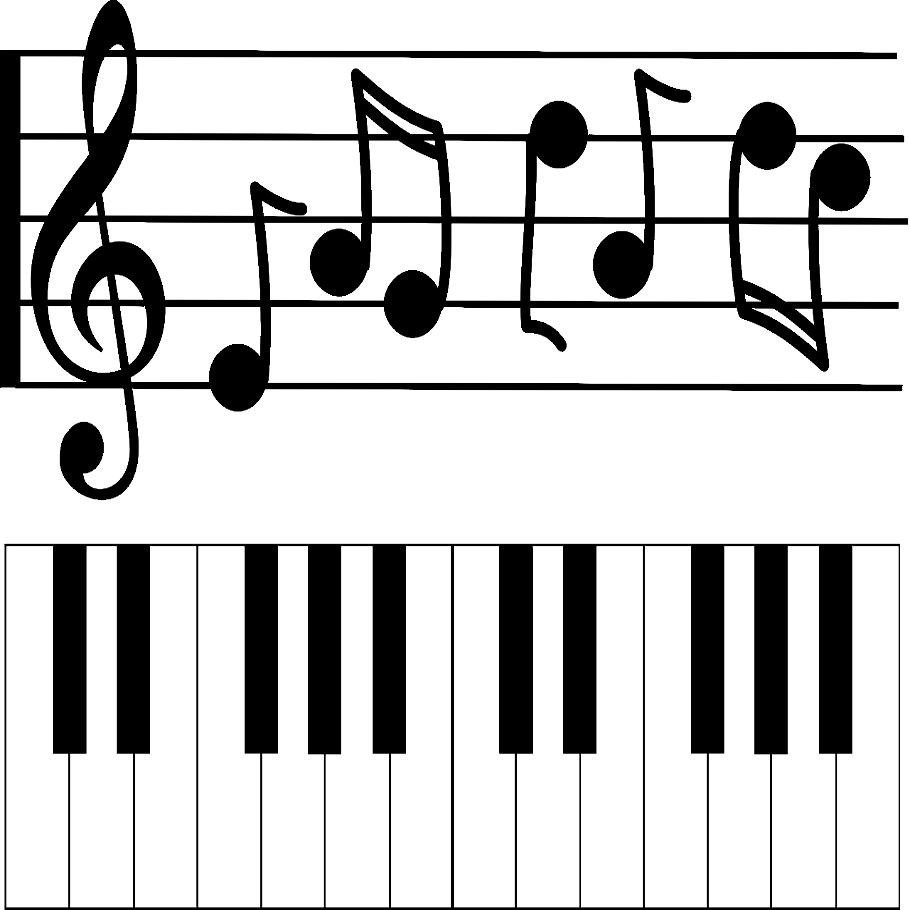
//> input picture day_7/cpp/music_notes/data/keys.png, 910 x 910 px
$ ./music_notes ../data/keys.png   (built with g++ and OpenCV 4)
//> lines starting //> are read from the running program, lines starting //| are printed output that depends on the picture; after the words box and inside, x2 and y2 are one past the last pixel; in counts of white or black regions, pixels touching at a corner belong together
/**
 * @file music_notes.cpp
 * @brief Illustrates Extraction and Removal of Horizontal Lines using Morphological Operations: Erosion and Dilation in OpenCV
 * @author opencv_daily
 * Contact: opencvdaily@gmail.com
 */


#include <opencv2/core.hpp>
#include <opencv2/imgproc.hpp>
#include <opencv2/highgui.hpp>
#include <iostream>

void show_wait_destroy(const char* winname, cv::Mat img);

using namespace std;
using namespace cv;

// Tutorial Available at:
// https://docs.opencv.org/3.4/dd/dd7/tutorial_morph_lines_detection.html

int main(int argc, char** argv)
{
  CommandLineParser parser(argc, argv, "{@input | notes.png | input image}");
  Mat src = imread( parser.get<String>("@input"), IMREAD_COLOR);
//> src is the input picture: 910 rows x 910 cols, CV_8UC3; min 0, max 255, mean 201.5
  if (src.empty())
  {
    cout << "Could not open or find the image!\n" << endl;
    cout << "Usage: " << argv[0] << " <Input image>" << endl;
    return -1;
  }

  // Show source image
  imshow("src", src);

  // Transform source image to gray if it is not already
  Mat gray;
  if (src.channels() == 3)
  {
    cvtColor(src, gray, COLOR_BGR2GRAY);
  }
  else
  {
    gray = src;
  }
  // Show gray image
  imshow("gray", src);
  // waitKey(0);
  // show_wait_destroy("gray", gray);

  // Apply adaptiveThreshold at the bitwise_not of gray, notice the ~ symbol
  Mat bw;
  adaptiveThreshold(~gray, bw, 255, ADAPTIVE_THRESH_MEAN_C, THRESH_BINARY, 15, -2);
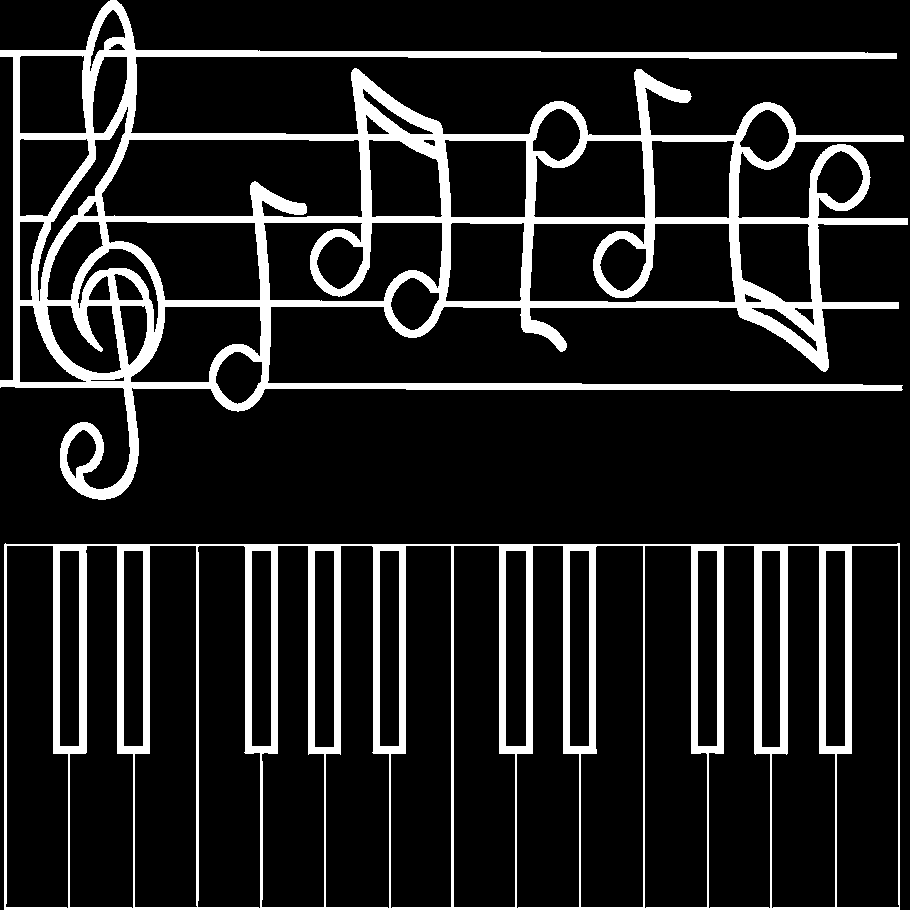
//> bw: 910 rows x 910 cols, CV_8UC1; 14.1% white; 2 white regions, box (x1, y1, x2, y2) and area: (0, 0, 908, 500) 72039, (4, 543, 900, 910) 44515

  Mat bw2;
  cv::threshold(gray, bw2, 15, 255, THRESH_BINARY);
//> bw2: 910 rows x 910 cols, CV_8UC1; 79.9% white; 2 black regions, box (x1, y1, x2, y2) and area: (0, 0, 908, 500) 89807, (5, 544, 900, 910) 77018
  imshow("Binary", bw);
  imshow("Binary2", bw2);
  imshow("Binary3", ~bw2);
  // waitKey(0);

  bw = ~bw2;

  // Show binary image
  // show_wait_destroy("binary", bw);

  // Create the images that will use to extract the horizontal and vertical lines
  Mat horizontal = bw.clone();
  Mat vertical = bw.clone();

  // Specify size on horizontal axis
  int horizontal_size = horizontal.cols / 100;
//> horizontal_size = 9

  // Create structure element for extracting horizontal lines through morphology operations
  Mat horizontalStructure = getStructuringElement(MORPH_RECT, Size(horizontal_size, 1));
//> horizontalStructure = [1, 1, 1, 1, 1, 1, 1, 1, 1]

  // Apply morphology operations
  erode(horizontal, horizontal, horizontalStructure, Point(-1, -1));
  dilate(horizontal, horizontal, horizontalStructure, Point(-1, -1));
//> horizontal: 910 rows x 910 cols, CV_8UC1; 19.4% white; 11 white regions (4 under 20 px), largest, box (x1, y1, x2, y2) and area: (0, 1, 908, 411) 85210, (5, 544, 900, 754) 70157, (60, 423, 138, 499) 2827

  // Show extracted horizontal lines
  imshow("horizontal", horizontal);
  // show_wait_destroy("horizontal", horizontal);

  // Specify size on vertical axis
  int vertical_size = vertical.rows / 100;
//> vertical_size = 9

  cout << "vertical.rows: " << vertical.rows << endl;
//| vertical.rows: 910
  cout << "vertical_size: " << vertical_size << endl;
//| vertical_size: 9

  // Create structure element for extracting vertical lines through morphology operations
  Mat verticalStructure = getStructuringElement(MORPH_RECT, Size(1, vertical_size));
//> verticalStructure = [1, 1, 1, 1, 1, 1, 1, 1, 1]

  // Apply morphology operations
  erode(vertical, vertical, verticalStructure, Point(-1, -1));
  dilate(vertical, vertical, verticalStructure, Point(-1, -1));
//> vertical: 910 rows x 910 cols, CV_8UC1; 17% white; 22 white regions, largest, box (x1, y1, x2, y2) and area: (31, 0, 165, 500) 20575, (729, 102, 870, 371) 11624, (310, 69, 451, 338) 11611

  // Show extracted vertical lines
  imshow("vertical", vertical);
  // show_wait_destroy("vertical", vertical);

  // Inverse vertical image
  bitwise_not(vertical, vertical);
  // show_wait_destroy("vertical_bit", vertical);
  imshow("vertical_bit", vertical);
  waitKey(0);

  // Extract edges and smooth image according to the logic
  // 1. extract edges
  // 2. dilate(edges)
  // 3. src.copyTo(smooth)
  // 4. blur smooth img
  // 5. smooth.copyTo(src, edges)

  // Step 1
  Mat edges;
  adaptiveThreshold(vertical, edges, 255, ADAPTIVE_THRESH_MEAN_C, THRESH_BINARY, 3, -2);
//> edges: 910 rows x 910 cols, CV_8UC1; 2.5% white in thin lines or dots
  imshow("edges", edges);
  // show_wait_destroy("edges", edges);

  // Step 2
  Mat kernel = Mat::ones(2, 2, CV_8UC1);
  dilate(edges, edges, kernel);
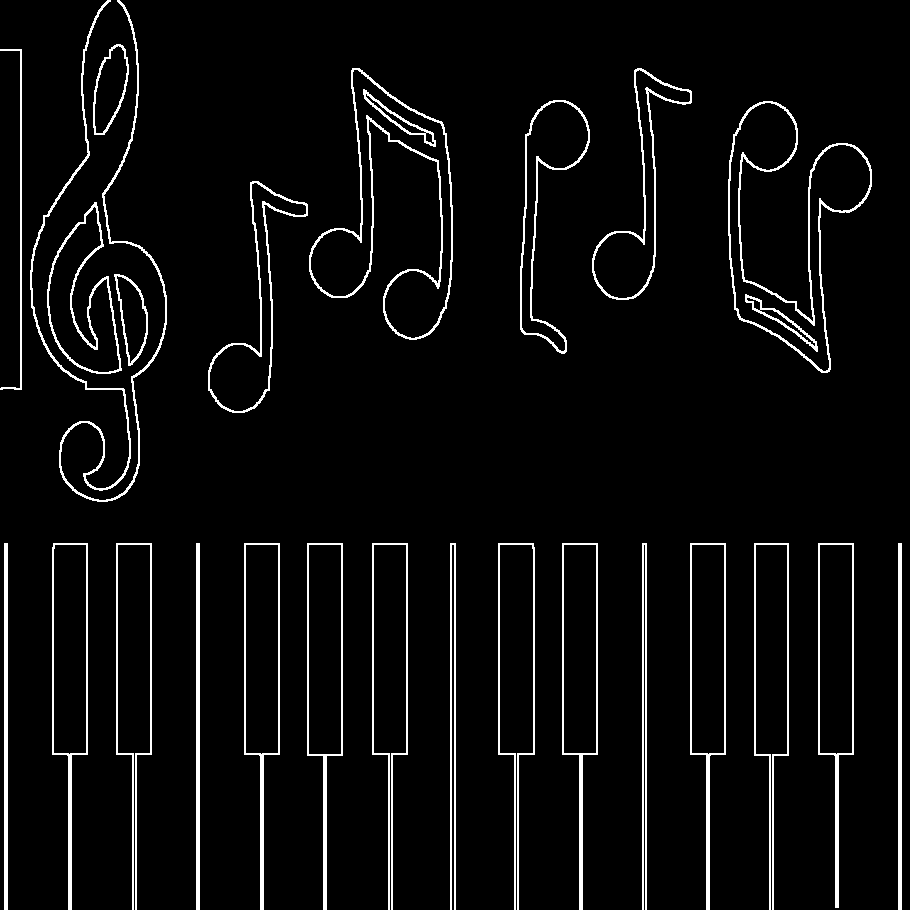
//> edges: 910 rows x 910 cols, CV_8UC1; 4.9% white in thin lines or dots
  // show_wait_destroy("dilate", edges);
  imshow("dilate", edges);

  // Step 3
  Mat smooth;
  vertical.copyTo(smooth);

  // Step 4
  blur(smooth, smooth, Size(2, 2));
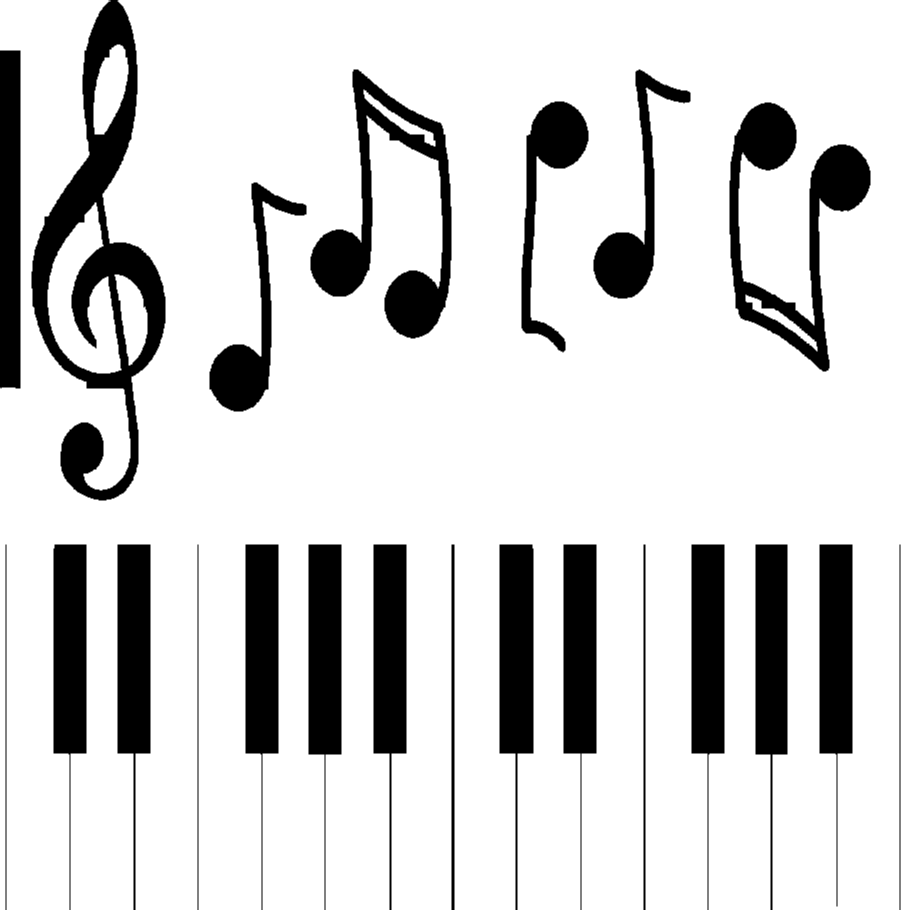
//> smooth: 910 rows x 910 cols, CV_8UC1; min 0, max 255, mean 211.6

  // Step 5
  smooth.copyTo(vertical, edges);
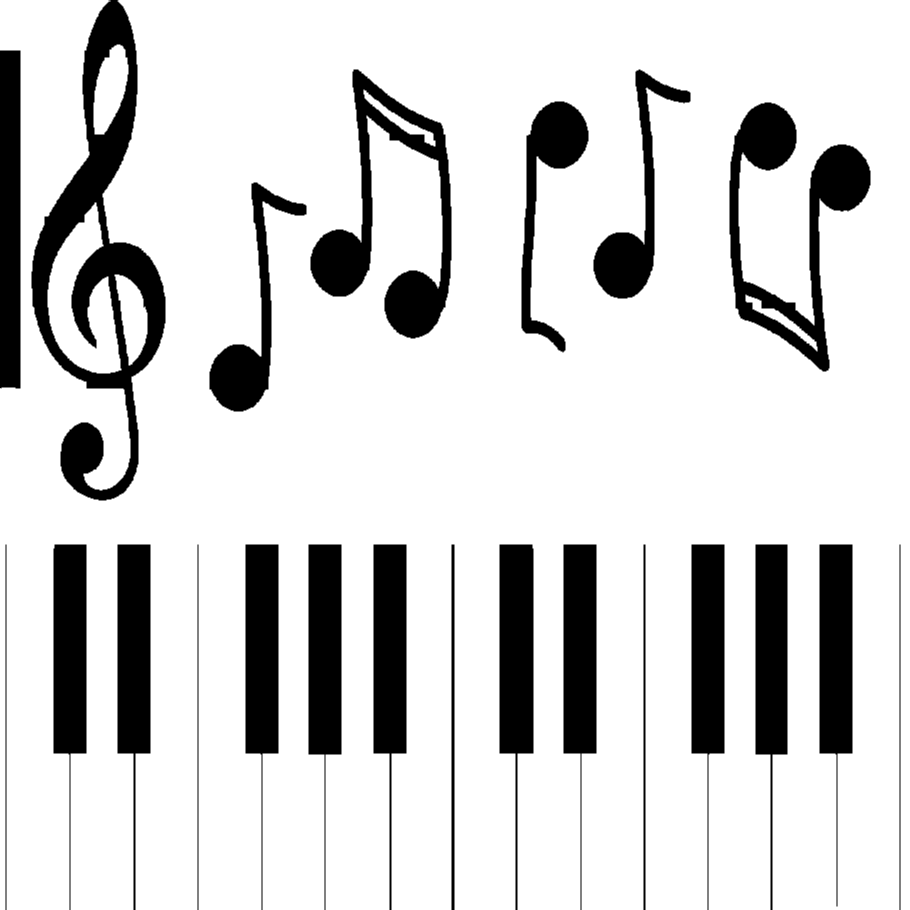
//> vertical: 910 rows x 910 cols, CV_8UC1; min 0, max 255, mean 211.6

  // Show final result
  // show_wait_destroy("smooth - final", vertical);
  imshow("smooth - final", vertical);


  Mat final_img = vertical.clone();
  // Mat dst_roi = final_img(Rect(0, 510, gray.cols, 400));
  // gray.copyTo(dst_roi);

  // gray(Rect(0, 510, gray.cols, 400)).copyTo(final_img);  // Copy ROI and replaces Final Image with ROI - Unintended result
  gray(Rect(0, 510, gray.cols, 400)).copyTo(final_img(Rect(0, 510, gray.cols, 400)));
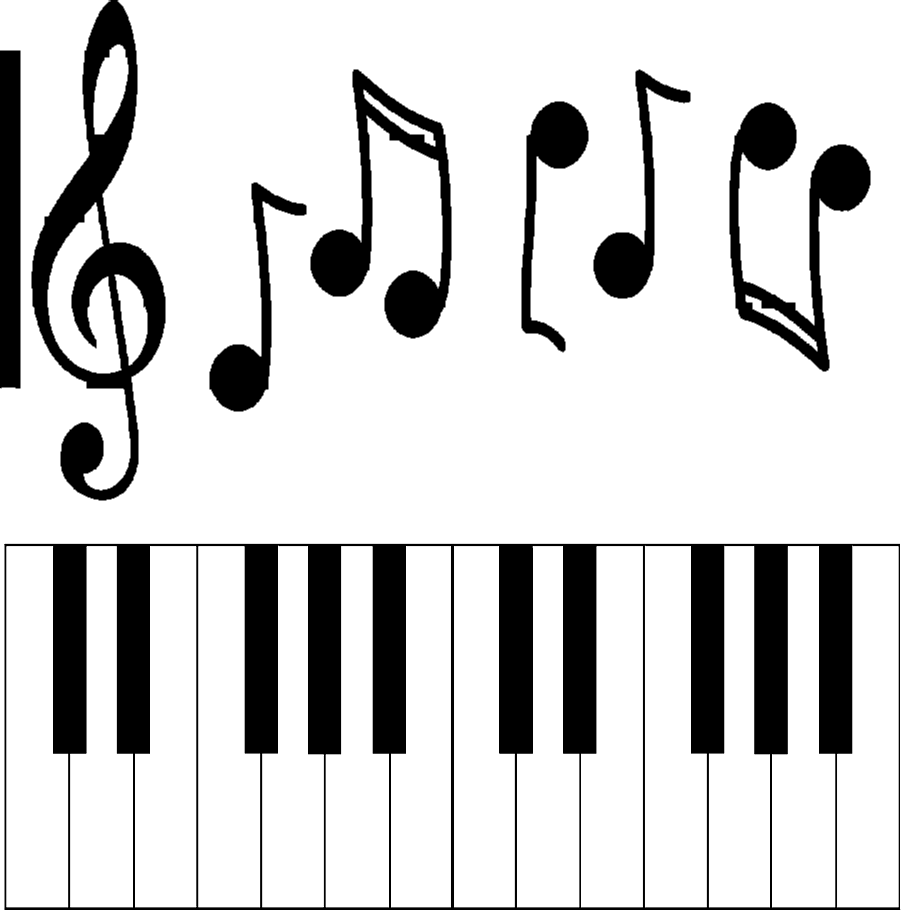
//> final_img: 910 rows x 910 cols, CV_8UC1; 2.58% of pixels changed, all inside (x1, y1, x2, y2) = (4, 543, 901, 910)
  imshow("Final Ouput", final_img);

  waitKey(0);
  return 0;
}

void show_wait_destroy(const char* winname, cv::Mat img) {
  imshow(winname, img);
  moveWindow(winname, 500, 0);
  waitKey(0);
  destroyWindow(winname);
}
